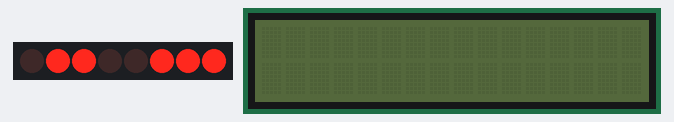
Recording of a sketch running on a simulated ESP32. Parts: 8 port-expander outputs drawn as a row of LEDs (first output left, lit = HIGH), 16×2 character LCD. Wiring (inferred from the names in the program): PCF8574 port expander at I2C address 0x27. Wiring (inferred from the signals the program sends): row of LEDs: on Q0, Q1, Q2, Q3, Q4, Q5, Q6, Q7.

Above: at 1.1 s.
At 5.2 s:
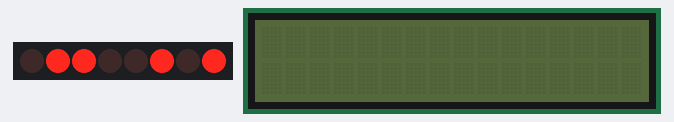
At 9.2 s:
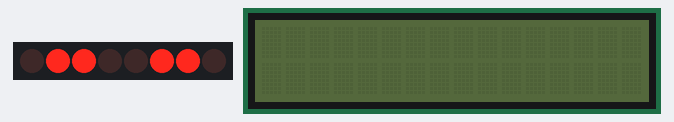
At 14.2 s:
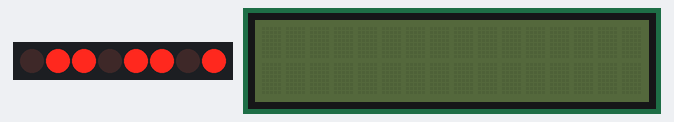
At 20.1 s:
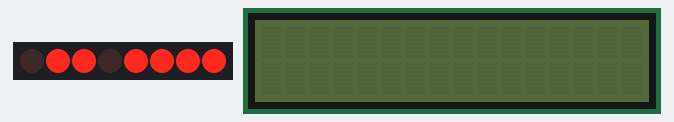
At 38.2 s:
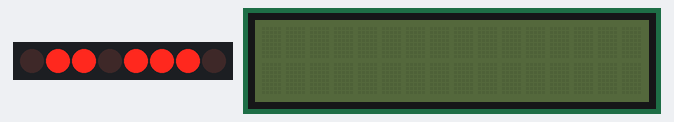
Timing chart, 0 to 40.0 s (numbered marks = the images above):
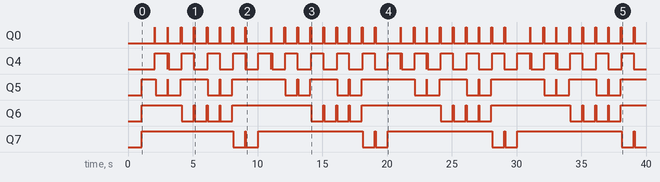

The sketch:

Lab3Part3Rec.ino
```cpp
// Filename:    Lab3Part3Rec.ino
// Author:      Christopher Andrade (2221525), Theo Favour (2169814)
// Date:        07/15/24
// Description: This file counts upwards every second on an off-board LCD, and displays received wireless messages from another ESP32 on the same LCD.

#include <Wire.h>
#include <LiquidCrystal_I2C.h>
#include <esp_now.h>
#include <WiFi.h>

LiquidCrystal_I2C lcd(0x27, 16, 2);  // Initialize the LCD
hw_timer_t* timer = NULL;  // Initialize various timer and boolean variables for the interrupt ISRs
volatile bool msg = false;
volatile int counter = 0;
volatile bool update = false;
uint8_t buffer[16]; // Buffer to store data to be sent to LCD

int inputLength;

// Timer interrupt service routine to increment number on the LCD
void IRAM_ATTR timerInterrupt() {
  counter += 1;
  update = true;
}

// Interrupt service routine to display message on LCD when received
void IRAM_ATTR dataReceived(const uint8_t * mac, const uint8_t *incomingData, int len) {
  msg = true;
  update = true;
  for(int i = 0; i < len && i < 16; i++) { //copy the received bytes into the global buffer
    buffer[i] = incomingData[i];
  }
  inputLength = len;
}

void setup() {
  // Initialize LCD, WIFI, and I2C communication
  Wire.begin();
  lcd.init();
  WiFi.mode(WIFI_STA);
  delay(2);

  Serial.begin(115200);
  while(!Serial){}

  timer = timerBegin(0, 80, true);  // Timer 0, prescaler 80, count up
  timerAttachInterrupt(timer, &timerInterrupt, true);  // Attach timerInterrupt function to the timer, triggered on the rising edge (true)
  // Set alarm to trigger interrupt every second, repeating (true)
  timerAlarmWrite(timer, 1000000, true);
  timerAlarmEnable(timer);  // Enable the alarm

  // Initializes ESP-NOW and check if it was successful; if not, exit the setup function
  if (esp_now_init() != ESP_OK) return;

  // Registers the callback function 'dataReceived' to be called when data is received via ESP-NOW
  esp_now_register_recv_cb(dataReceived);
}

void loop() {
  if(update) { //only update the LCD display when one of the interrupts is triggered

    if(!msg) { //if there's not a new message, increment the count variable

      inputLength = 0;
      int x = counter; //placeholder variable to determine the number of digits in the current display number
      int i = 0; //variable to ensure we don't go past the limits of the LCD display character count

      while(x >= 1 && i < 16) { // find the input length by repeatedly dividing the value of the counter by 10
        inputLength += 1;
        buffer[i] = (uint8_t) ((x % 10) + 48); // set the buffer to be the correct number, but backwards by taking each digit as x is divided by 10
        x = x / 10;
        i += 1;
      }

      int j = 0; //reverse the buffer to get the correct number using a temporary variable to swap opposite ends of the array
      while (j < i / 2) {
        uint8_t temp = buffer[j];
        buffer[j] = buffer[i - j - 1];
        buffer[i - j - 1] = temp;
        j += 1;
      }
    }

    uint8_t commBytes[64] = { 0 };

    // Create arrays with instructions for clearing the LCD and setting the cursor to the first line
    uint8_t clear[] = { 0x0C, 0x08, 0x1C, 0x18 };
    uint8_t cursor[] = { 0x8C, 0x88, 0x0C, 0x08 };

    // Transmit array of instructions corresponding to clearing the LCD
    Wire.beginTransmission(0x27);
    Wire.write(clear, 4);
    Wire.endTransmission();
    delay(2);

    // Transmit array of instructions corresponding to setting the cursor to the first line
    Wire.beginTransmission(0x27);
    Wire.write(cursor, 4);
    Wire.endTransmission();
    delay(2);

    // Create instructions concerning LCD display according to entered string
    for (int i = 0; i < inputLength; i++) {
      commBytes[4 * i]      = 0x0D | (buffer[i] & 0xF0);             // Mask upper bits of char with HIGH enable bit instruction
      commBytes[4 * i + 1]  = 0x09 | (buffer[i] & 0xF0);         // Mask upper bits of char with LOW enable bit instruction
      commBytes[4 * i + 2]  = 0x0D | (buffer[i] << 4);  // Shift and mask lower bits of char with HIGH enable bit instruction
      commBytes[4 * i + 3]  = 0x09 | (buffer[i] << 4);  // Shift and mask lower bits of char with LOW enable bit instruction
    }

    // Transmit array of instructions corresponding to writing chars to LCD
    Wire.beginTransmission(0x27);
    Wire.write(commBytes, inputLength * 4);
    Wire.endTransmission();
    delay(2);
    update = false;

    //if there has been a received message this update, delay for 2 seconds to show the message before continuing to count up
    if (msg) {
      delay(2000);
      msg = false;
    }
  }
}
```

Measured:
- by itself, Q0, Q5, Q7: moves between LOW and HIGH, repeating every 10.0 s
- by itself, Q6: repeats every 10.0 s: 3 × (LOW 0.93 s, HIGH 0.07 s), LOW 0.93 s, HIGH 6.1 s
- what the display in image 0 shows lasts 1.0 s, from 1.1 s to 2.1 s
- what the display in image 1 shows lasts 1.0 s, from 5.1 s to 6.1 s
